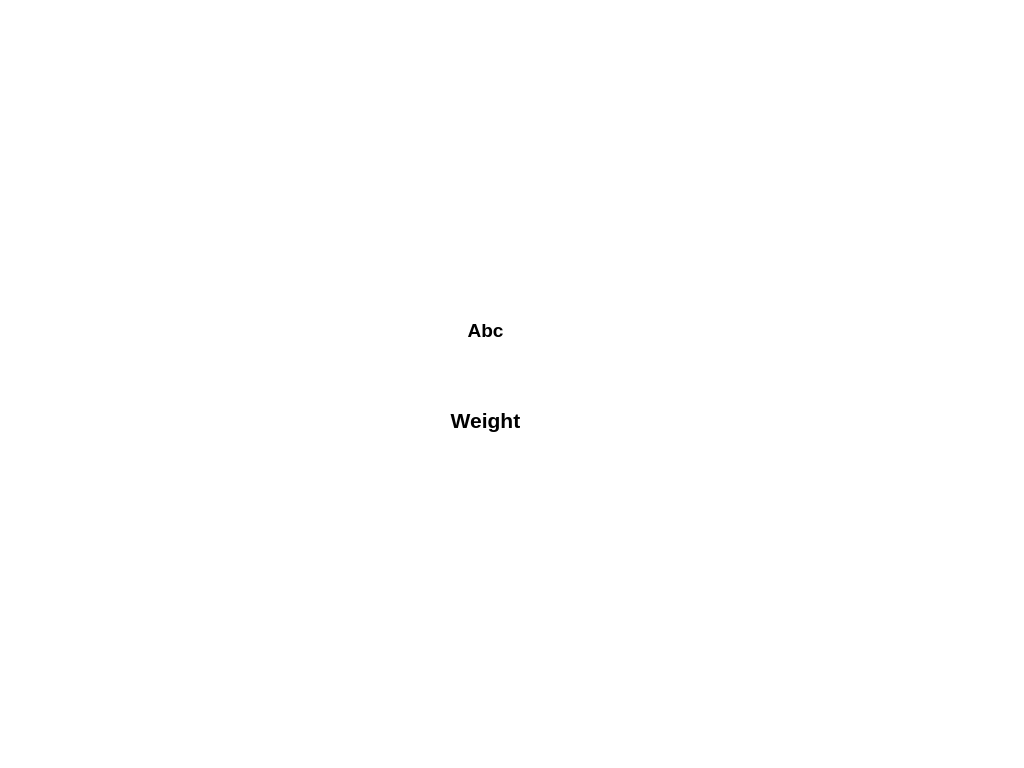
<?xml version="1.0" encoding="UTF-8"?>
<ui version="4.0">
 <class>EmptyWeighing</class>
 <widget class="QWidget" name="EmptyWeighing">
  <property name="geometry">
   <rect>
    <x>0</x>
    <y>0</y>
    <width>1024</width>
    <height>768</height>
   </rect>
  </property>
  <property name="windowTitle">
   <string>Trimble</string>
  </property>
  <property name="styleSheet">
   <string notr="true">background-color: rgb(255, 255, 255);</string>
  </property>
  <widget class="QPushButton" name="backButton">
   <property name="geometry">
    <rect>
     <x>24</x>
     <y>520</y>
     <width>151</width>
     <height>111</height>
    </rect>
   </property>
   <property name="styleSheet">
    <string notr="true">border: 1px solid white;</string>
   </property>
   <property name="text">
    <string/>
   </property>
   <property name="icon">
    <iconset>
     <normalon>img/BackArrow.png</normalon>
    </iconset>
   </property>
   <property name="iconSize">
    <size>
     <width>103</width>
     <height>105</height>
    </size>
   </property>
  </widget>
  <widget class="QPushButton" name="nextButton">
   <property name="geometry">
    <rect>
     <x>850</x>
     <y>510</y>
     <width>151</width>
     <height>111</height>
    </rect>
   </property>
   <property name="styleSheet">
    <string notr="true">border: 1px solid white;</string>
   </property>
   <property name="text">
    <string/>
   </property>
   <property name="icon">
    <iconset>
     <normalon>img/NextArrow.png</normalon>
    </iconset>
   </property>
   <property name="iconSize">
    <size>
     <width>103</width>
     <height>105</height>
    </size>
   </property>
  </widget>
  <widget class="QLabel" name="msg_label">
   <property name="geometry">
    <rect>
     <x>10</x>
     <y>310</y>
     <width>951</width>
     <height>41</height>
    </rect>
   </property>
   <property name="font">
    <font>
     <pointsize>14</pointsize>
     <weight>75</weight>
     <bold>true</bold>
    </font>
   </property>
   <property name="layoutDirection">
    <enum>Qt::LeftToRight</enum>
   </property>
   <property name="autoFillBackground">
    <bool>false</bool>
   </property>
   <property name="text">
    <string>Abc</string>
   </property>
   <property name="alignment">
    <set>Qt::AlignCenter</set>
   </property>
  </widget>
  <widget class="QLabel" name="label">
   <property name="geometry">
    <rect>
     <x>400</x>
     <y>140</y>
     <width>171</width>
     <height>131</height>
    </rect>
   </property>
   <property name="styleSheet">
    <string notr="true">align: center;</string>
   </property>
   <property name="text">
    <string/>
   </property>
   <property name="pixmap">
    <pixmap>img/information.png</pixmap>
   </property>
   <property name="scaledContents">
    <bool>true</bool>
   </property>
   <property name="alignment">
    <set>Qt::AlignCenter</set>
   </property>
  </widget>
  <widget class="QLabel" name="logo">
   <property name="geometry">
    <rect>
     <x>720</x>
     <y>10</y>
     <width>281</width>
     <height>81</height>
    </rect>
   </property>
   <property name="autoFillBackground">
    <bool>false</bool>
   </property>
   <property name="text">
    <string/>
   </property>
   <property name="pixmap">
    <pixmap>img/Logo.png</pixmap>
   </property>
   <property name="scaledContents">
    <bool>true</bool>
   </property>
  </widget>
  <widget class="QLabel" name="msg_label_2">
   <property name="geometry">
    <rect>
     <x>10</x>
     <y>400</y>
     <width>951</width>
     <height>41</height>
    </rect>
   </property>
   <property name="font">
    <font>
     <pointsize>16</pointsize>
     <weight>75</weight>
     <bold>true</bold>
    </font>
   </property>
   <property name="layoutDirection">
    <enum>Qt::LeftToRight</enum>
   </property>
   <property name="autoFillBackground">
    <bool>false</bool>
   </property>
   <property name="text">
    <string>Weight</string>
   </property>
   <property name="alignment">
    <set>Qt::AlignCenter</set>
   </property>
  </widget>
 </widget>
 <resources/>
 <connections/>
</ui>
